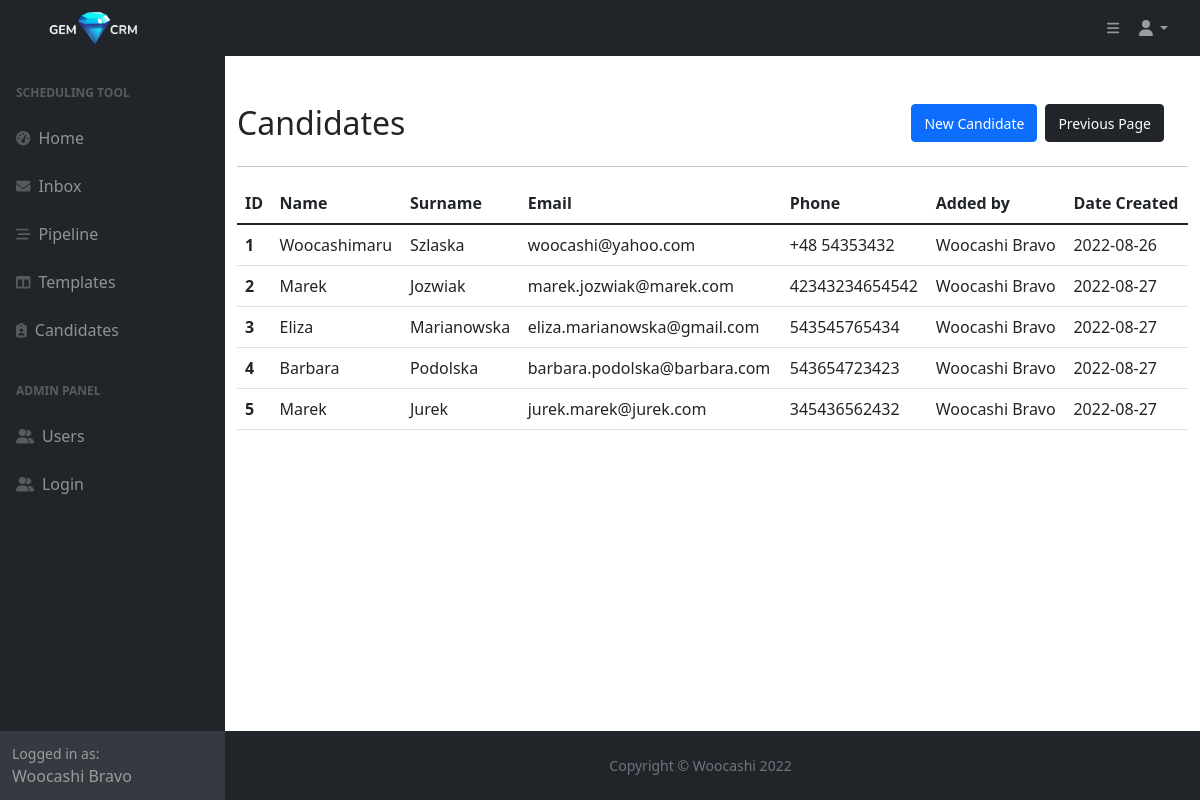
The page /candidates (signed in) on the database its author committed.
### main.py (models this page shows)
class User(db.Model, UserMixin, Base):
    __tablename__="users"
    id = db.Column(db.Integer, primary_key=True)
    first_name = db.Column(db.String, nullable=False)
    last_name = db.Column(db.String, nullable=False)
    full_name = db.Column(db.String, nullable=False)
    email = db.Column(db.String, nullable=False, unique=True)
    phone = db.Column(db.String, nullable=False)
    type = db.Column(db.String, nullable=False)
    password = db.Column(db.String, nullable=False)
    templates = relationship("Template", back_populates="created_by")
    candidates = relationship("Candidate", back_populates="created_by")
    tasks_sent = relationship("Task", primaryjoin="User.id==Task.sender_id", back_populates="from_user")
    tasks_received = relationship("Task", primaryjoin="User.id==Task.recipient_id", back_populates="to_user")
    tasks_delegated = relationship("Task", primaryjoin="User.id==Task.delegate_id", back_populates="delegated_by")
    message = relationship("Message", primaryjoin="Message.user_id==User.id", back_populates="user")

class Candidate(db.Model, Base):
    __tablename__="candidates"
    id = db.Column(db.Integer, primary_key=True)
    first_name = db.Column(db.String, nullable=False)
    last_name = db.Column(db.String, nullable=False)
    full_name = db.Column(db.String, nullable=False)
    email = db.Column(db.String, nullable=False, unique=True)
    phone = db.Column(db.String, nullable=False)
    cv = db.Column(db.String, nullable=True)
    owner_id = Column(Integer, ForeignKey('users.id'))
    created_by = relationship("User", back_populates="candidates")
    created_date = db.Column(db.Date, nullable=False)
    tasks = relationship("Task", back_populates="candidate")
    message = relationship("Message", primaryjoin="Message.candidate_id==Candidate.id", back_populates="candidate")

### main.py (the view)
@app.route('/candidates')
@login_required
def candidates():
    candidates = db.session.query(Candidate).all()
    return render_template('candidates.html', candidates=candidates, current_user=current_user)

### main.py (called while the page is built)
@login_manager.user_loader
def load_user(user_id):
    try:
        return User.query.get(user_id)
    except:
        return None

### templates/candidates.html
{% import "bootstrap/wtf.html" as wtf %}
{% include 'header.html' %}
	<main>
		<div class="container mt-4">
			<div class="row d-flex align-items-center">
				<div class="row d-flex justify-content-between">
					<div class="col">
						<h2 class="mt-4">Candidates</h2>
					</div>
					<div class="col d-flex justify-content-end mt-4">
						<span><a class="btn btn-primary ms-2" href="{{url_for('candidates_new', form=form)}}"><small>New Candidate</small></a></span>
						<span><a class="btn btn-dark ms-2" href="javascript:history.back()"><small>Previous Page</small></a></span>
					</div>
				</div>
			</div>
			<hr>
			{% if candidates|length == 0 %}
			<p>There are no candidates registered in this CRM environment</p>
			{% else %}
			<table class="table">
				  <thead>
				    <tr>
				      <th scope="col">ID</th>
				      <th scope="col">Name</th>
				      <th scope="col">Surname</th>
				      <th scope="col">Email</th>
					    <th scope="col">Phone</th>
					    <th scope="col">Added by</th>
					    <th scope="col">Date Created</th>
				    </tr>
				  </thead>
				  <tbody>
				  {% for candidate in candidates %}
				    <tr>
				      <th scope="row">{{candidate.id}}</th>
				      <td>{{candidate.first_name}}</td>
				      <td>{{candidate.last_name}}</td>
				      <td>{{candidate.email}}</td>
					    <td>{{candidate.phone}}</td>
					    <td>{{candidate.created_by.full_name}}</td>
					    <td>{{candidate.created_date}}</td>
				    </tr>
				  {% endfor %}
				  </tbody>
				</table>
			{% endif %}
		</div>
	</main>
{% include 'footer.html' %}

### templates/header.html (shortened to what this page needs)
<!DOCTYPE html>
<html lang="en">
    <head>
        <link href="https://cdn.jsdelivr.net/npm/simple-datatables@latest/dist/style.css" rel="stylesheet" />
        <link href="{{ url_for('static', filename='css/styles.css') }}" rel="stylesheet" />
    </head>
    <body class="sb-nav-fixed">
        <nav class="sb-topnav d-flex justify-content-between navbar navbar-expand navbar-dark bg-dark">
                <a class="navbar-brand ps-3" href="{{ url_for('home') }}"><img class="img-fluid gem-logo" src="{{url_for('static', filename='assets/img/logo-white.png')}}" alt="logo"></a>
                 <div class="d-flex">
                <button class="btn btn-link btn-sm order-1 order-lg-0 me-4 me-lg-0" id="sidebarToggle" ><i class="fas fa-bars"></i></button>
            <ul class="navbar-nav ms-auto ms-md-0 me-3 me-lg-4">
                <li class="nav-item dropdown">
                    <a class="nav-link dropdown-toggle" id="navbarDropdown" href="#" role="button" data-bs-toggle="dropdown" aria-expanded="false"><i class="fas fa-user fa-fw"></i></a>
                </li>
            </ul>
                </div>
        </nav>
        <div id="layoutSidenav">
            <div id="layoutSidenav_nav">
                <nav class="sb-sidenav accordion sb-sidenav-dark" id="sidenavAccordion">
                    <div class="sb-sidenav-menu">
                        <div class="nav">
                            <div class="sb-sidenav-menu-heading">Scheduling tool</div>
                            <a class="nav-link" href={{url_for('home')}}>
                                <div class="sb-nav-link-icon"><i class="fas fa-tachometer-alt"></i></div>
                                Home
                            <a class="nav-link" href="{{url_for('inbox')}}">
                                <div class="sb-nav-link-icon"><i class="fa-solid fa-envelope"></i></div>
                                Inbox
                            </a>
                            <a class="nav-link" href={{url_for('pipeline')}}>
                                <div class="sb-nav-link-icon"><i class="fa-solid fa-bars-staggered"></i></div>
                                Pipeline
                            </a>
                            <a class="nav-link" href={{url_for('templates')}}>
                                <div class="sb-nav-link-icon"><i class="fas fa-columns"></i></div>
                                Templates
                            </a>
                            <a class="nav-link" href={{url_for('candidates')}}>
                                <div class="sb-nav-link-icon me-2"><i class="fa-solid fa-clipboard-user"></i></div>
                                Candidates
                            </a>
                            <div class="sb-sidenav-menu-heading">ADMIN PANEL</div>
                            <a class="nav-link" href="{{url_for('users')}}">
                                <div class="sb-nav-link-icon"><i class="fa-solid fa-user-group"></i></div>
                                Users
                            </a>
                            <a class="nav-link" href="{{url_for('login')}}">
                                <div class="sb-nav-link-icon"><i class="fa-solid fa-user-group"></i></div>
                                Login
                            </a>
                        </div>
                    </div>
                    {% if current_user %}
                    <div class="sb-sidenav-footer">
                        <div class="small">Logged in as:</div>
                        {{current_user.first_name}} {{current_user.last_name}}
                    </div>
                    {% endif %}
                </nav>
            </div>
            <div id="layoutSidenav_content">

### rows shown on the page
User: first_name "Woocashi", last_name "Bravo"
Candidate: id "1", first_name "Woocashimaru", last_name "Szlaska", email "woocashi@yahoo.com", phone "+48 54353432", created_by.full_name "Woocashi Bravo", created_date "2022-08-26"
Candidate: id "2", first_name "Marek", last_name "Jozwiak", email "marek.jozwiak@marek.com", phone "42343234654542", created_by.full_name "Woocashi Bravo", created_date "2022-08-27"
Candidate: id "3", first_name "Eliza", last_name "Marianowska", email "eliza.marianowska@gmail.com", phone "543545765434", created_by.full_name "Woocashi Bravo", created_date "2022-08-27"
Candidate: id "4", first_name "Barbara", last_name "Podolska", email "barbara.podolska@barbara.com", phone "543654723423", created_by.full_name "Woocashi Bravo", created_date "2022-08-27"
Candidate: id "5", first_name "Marek", last_name "Jurek", email "jurek.marek@jurek.com", phone "345436562432", created_by.full_name "Woocashi Bravo", created_date "2022-08-27"
